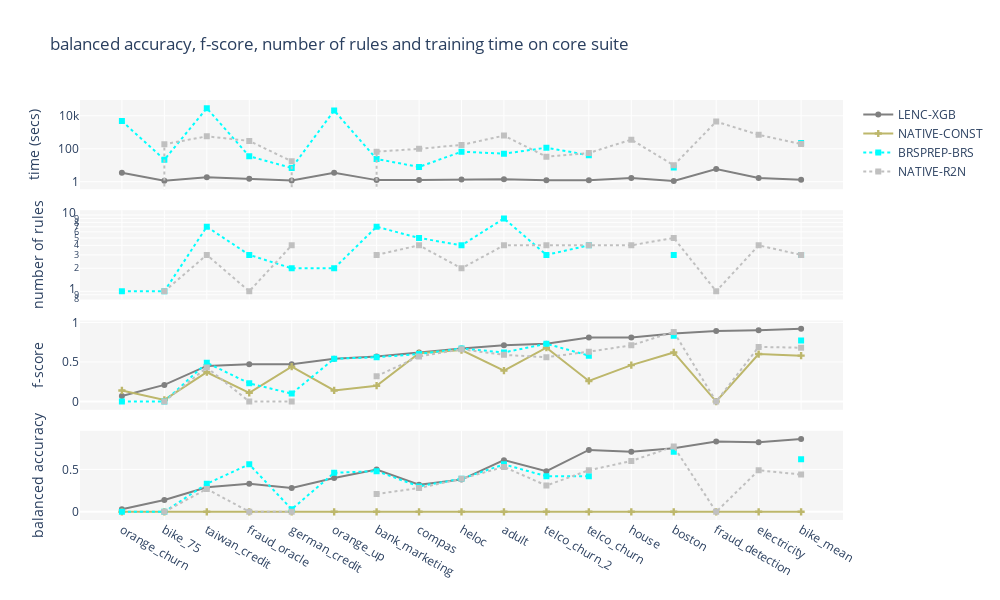

The notebook cell this image was saved under:
### Markdown cell above
### BRS

### Code cell
perf_metric = ('f','adj_bal_acc', 'f')
sorted_df = df_core_suite.sort_values('LENC-XGB_'+perf_metric[0], ignore_index=True)
quad_chart(pipelines=['BRSPREP-BRS', 'NATIVE-R2N'], performance_metric_1=perf_metric[1], performance_metric_2=perf_metric[2] , complexity_metric='nof_rules', df=sorted_df, df_long_name='core suite')

### Figure 1 — Plotly figure (JSON) as saved in the notebook; plotly's stock layout.template omitted (floating-point values rounded to 4 significant figures)
{"data": [{"line": {"color": "gray", "dash": "solid", "width": 2}, "marker": {"symbol": "circle"}, "mode": "markers+lines", "name": "LENC-XGB", "showlegend": true, "type": "scatter", "x": ["orange_churn", "bike_75", "taiwan_credit", "fraud_oracle", "german_credit", "orange_up", "bank_marketing", "compas", "heloc", "adult", "telco_churn_2", "telco_churn", "house", "boston", "fraud_detection", "electricity", "bike_mean"], "xaxis": "x4", "y": [0.03, 0.14, 0.29, 0.33, 0.28, 0.4, 0.5, 0.32, 0.38, 0.61, 0.48, 0.73, 0.71, 0.75, 0.83, 0.82, 0.86], "yaxis": "y4"}, {"line": {"color": "darkkhaki", "dash": "solid", "width": 2}, "marker": {"symbol": "cross"}, "mode": "markers+lines", "name": "NATIVE-CONST", "showlegend": true, "type": "scatter", "x": ["orange_churn", "bike_75", "taiwan_credit", "fraud_oracle", "german_credit", "orange_up", "bank_marketing", "compas", "heloc", "adult", "telco_churn_2", "telco_churn", "house", "boston", "fraud_detection", "electricity", "bike_mean"], "xaxis": "x4", "y": [0, 0, 0, 0, 0, 0, 0, 0, 0, 0, 0, 0, 0, 0, 0, 0, 0], "yaxis": "y4"}, {"line": {"color": "cyan", "dash": "dot", "width": 2}, "marker": {"symbol": "square"}, "mode": "markers+lines", "name": "BRSPREP-BRS", "showlegend": true, "type": "scatter", "x": ["orange_churn", "bike_75", "taiwan_credit", "fraud_oracle", "german_credit", "orange_up", "bank_marketing", "compas", "heloc", "adult", "telco_churn_2", "telco_churn", "house", "boston", "fraud_detection", "electricity", "bike_mean"], "xaxis": "x4", "y": [0, 0, 0.33, 0.56, 0.03, 0.46, 0.48, 0.3, 0.39, 0.56, 0.42, 0.42, null, 0.71, null, null, 0.62], "yaxis": "y4"}, {"line": {"color": "silver", "dash": "dot", "width": 2}, "marker": {"symbol": "square"}, "mode": "markers+lines", "name": "NATIVE-R2N", "showlegend": true, "type": "scatter", "x": ["orange_churn", "bike_75", "taiwan_credit", "fraud_oracle", "german_credit", "orange_up", "bank_marketing", "compas", "heloc", "adult", "telco_churn_2", "telco_churn", "house", "boston", "fraud_detection", "electricity", "bike_mean"], "xaxis": "x4", "y": [null, 0, 0.27, 0, 0, null, 0.21, 0.28, 0.39, 0.53, 0.31, 0.49, 0.6, 0.77, 0, 0.49, 0.44], "yaxis": "y4"}, {"line": {"color": "gray", "dash": "solid", "width": 2}, "marker": {"symbol": "circle"}, "mode": "markers+lines", "name": "LENC-XGB", "showlegend": false, "type": "scatter", "x": ["orange_churn", "bike_75", "taiwan_credit", "fraud_oracle", "german_credit", "orange_up", "bank_marketing", "compas", "heloc", "adult", "telco_churn_2", "telco_churn", "house", "boston", "fraud_detection", "electricity", "bike_mean"], "xaxis": "x3", "y": [0.07, 0.21, 0.45, 0.47, 0.47, 0.54, 0.57, 0.62, 0.67, 0.71, 0.73, 0.81, 0.81, 0.86, 0.89, 0.9, 0.92], "yaxis": "y3"}, {"line": {"color": "darkkhaki", "dash": "solid", "width": 2}, "marker": {"symbol": "cross"}, "mode": "markers+lines", "name": "NATIVE-CONST", "showlegend": false, "type": "scatter", "x": ["orange_churn", "bike_75", "taiwan_credit", "fraud_oracle", "german_credit", "orange_up", "bank_marketing", "compas", "heloc", "adult", "telco_churn_2", "telco_churn", "house", "boston", "fraud_detection", "electricity", "bike_mean"], "xaxis": "x3", "y": [0.14, 0.02, 0.37, 0.11, 0.44, 0.14, 0.2, 0.61, 0.65, 0.39, 0.68, 0.26, 0.46, 0.62, 0, 0.6, 0.58], "yaxis": "y3"}, {"line": {"color": "cyan", "dash": "dot", "width": 2}, "marker": {"symbol": "square"}, "mode": "markers+lines", "name": "BRSPREP-BRS", "showlegend": false, "type": "scatter", "x": ["orange_churn", "bike_75", "taiwan_credit", "fraud_oracle", "german_credit", "orange_up", "bank_marketing", "compas", "heloc", "adult", "telco_churn_2", "telco_churn", "house", "boston", "fraud_detection", "electricity", "bike_mean"], "xaxis": "x3", "y": [0, 0, 0.49, 0.23, 0.1, 0.54, 0.56, 0.6, 0.67, 0.62, 0.73, 0.58, null, 0.83, null, null, 0.77], "yaxis": "y3"}, {"line": {"color": "silver", "dash": "dot", "width": 2}, "marker": {"symbol": "square"}, "mode": "markers+lines", "name": "NATIVE-R2N", "showlegend": false, "type": "scatter", "x": ["orange_churn", "bike_75", "taiwan_credit", "fraud_oracle", "german_credit", "orange_up", "bank_marketing", "compas", "heloc", "adult", "telco_churn_2", "telco_churn", "house", "boston", "fraud_detection", "electricity", "bike_mean"], "xaxis": "x3", "y": [null, 0, 0.43, 0, 0, null, 0.32, 0.57, 0.66, 0.59, 0.56, 0.63, 0.71, 0.88, 0, 0.69, 0.68], "yaxis": "y3"}, {"line": {"color": "cyan", "dash": "dot", "width": 2}, "marker": {"symbol": "square"}, "mode": "markers+lines", "name": "BRSPREP-BRS", "showlegend": false, "type": "scatter", "x": ["orange_churn", "bike_75", "taiwan_credit", "fraud_oracle", "german_credit", "orange_up", "bank_marketing", "compas", "heloc", "adult", "telco_churn_2", "telco_churn", "house", "boston", "fraud_detection", "electricity", "bike_mean"], "xaxis": "x2", "y": [1, 1, 7, 3, 2, 2, 7, 5, 4, 9, 3, 4, null, 3, null, null, 3], "yaxis": "y2"}, {"line": {"color": "silver", "dash": "dot", "width": 2}, "marker": {"symbol": "square"}, "mode": "markers+lines", "name": "NATIVE-R2N", "showlegend": false, "type": "scatter", "x": ["orange_churn", "bike_75", "taiwan_credit", "fraud_oracle", "german_credit", "orange_up", "bank_marketing", "compas", "heloc", "adult", "telco_churn_2", "telco_churn", "house", "boston", "fraud_detection", "electricity", "bike_mean"], "xaxis": "x2", "y": [null, 1, 3, 1, 4, null, 3, 4, 2, 4, 4, 4, 4, 5, 1, 4, 3], "yaxis": "y2"}, {"line": {"color": "gray", "dash": "solid", "width": 2}, "marker": {"symbol": "circle"}, "mode": "markers+lines", "name": "LENC-XGB", "showlegend": false, "type": "scatter", "x": ["orange_churn", "bike_75", "taiwan_credit", "fraud_oracle", "german_credit", "orange_up", "bank_marketing", "compas", "heloc", "adult", "telco_churn_2", "telco_churn", "house", "boston", "fraud_detection", "electricity", "bike_mean"], "xaxis": "x", "y": [3.52, 1.15, 1.84, 1.53, 1.19, 3.51, 1.25, 1.26, 1.34, 1.41, 1.23, 1.23, 1.69, 1.1, 5.96, 1.71, 1.31], "yaxis": "y"}, {"line": {"color": "cyan", "dash": "dot", "width": 2}, "marker": {"symbol": "square"}, "mode": "markers+lines", "name": "BRSPREP-BRS", "showlegend": false, "type": "scatter", "x": ["orange_churn", "bike_75", "taiwan_credit", "fraud_oracle", "german_credit", "orange_up", "bank_marketing", "compas", "heloc", "adult", "telco_churn_2", "telco_churn", "house", "boston", "fraud_detection", "electricity", "bike_mean"], "xaxis": "x", "y": [4792.0, 21.78, 28870.0, 35.17, 6.83, 20950.0, 23.77, 7.92, 66.63, 50.17, 115.8, 40.74, null, 7.38, null, null, 225.2], "yaxis": "y"}, {"line": {"color": "silver", "dash": "dot", "width": 2}, "marker": {"symbol": "square"}, "mode": "markers+lines", "name": "NATIVE-R2N", "showlegend": false, "type": "scatter", "x": ["orange_churn", "bike_75", "taiwan_credit", "fraud_oracle", "german_credit", "orange_up", "bank_marketing", "compas", "heloc", "adult", "telco_churn_2", "telco_churn", "house", "boston", "fraud_detection", "electricity", "bike_mean"], "xaxis": "x", "y": [0, 189.2, 569.0, 298.6, 17.25, 0, 66.94, 99.04, 170.9, 626.8, 32.79, 55.26, 357.4, 9.94, 4448.0, 700.1, 193.0], "yaxis": "y"}], "layout": {"height": 600, "plot_bgcolor": "whitesmoke", "title": {"text": "balanced accuracy, f-score, number of rules and training time on core suite"}, "width": 1000, "xaxis": {"anchor": "y", "domain": [0, 1], "matches": "x4", "showticklabels": false}, "xaxis2": {"anchor": "y2", "domain": [0, 1], "matches": "x4", "showticklabels": false}, "xaxis3": {"anchor": "y3", "domain": [0, 1], "matches": "x4", "showticklabels": false}, "xaxis4": {"anchor": "y4", "domain": [0, 1]}, "yaxis": {"anchor": "x", "domain": [0.7875, 1], "title": {"text": "time (secs)"}, "type": "log"}, "yaxis2": {"anchor": "x2", "domain": [0.525, 0.7375], "title": {"text": "number of rules"}, "type": "log"}, "yaxis3": {"anchor": "x3", "domain": [0.2625, 0.475], "title": {"text": "f-score"}}, "yaxis4": {"anchor": "x4", "domain": [0, 0.2125], "title": {"text": "balanced accuracy"}}}}
